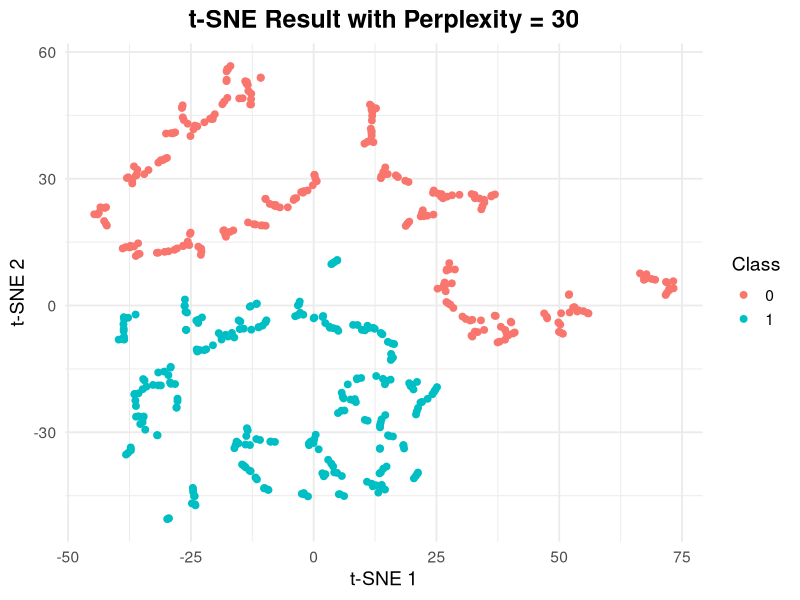

Write the R code that produced this figure.
# Load required libraries
library(ggplot2)
library(Rtsne)

# Generate a non-linearly separable dataset (two circles)
set.seed(42)
n_samples <- 500
factor <- 0.3
noise  <- 0.1

half <- n_samples / 2
theta_outer <- runif(half, 0, 2*pi)
theta_inner <- runif(half, 0, 2*pi)

r_outer <- 1 + rnorm(half, sd = noise)
r_inner <- factor + rnorm(half, sd = noise)

X <- rbind(
  cbind(r_outer * cos(theta_outer), r_outer * sin(theta_outer)),
  cbind(r_inner * cos(theta_inner), r_inner * sin(theta_inner))
)
X <- as.data.frame(X)
colnames(X) <- c("x1", "x2")
y <- as.factor(c(rep(0, half), rep(1, half)))

# t-SNE with perplexity = 30
set.seed(42)
tsne_result <- Rtsne(
  as.matrix(X),
  dims = 2,
  perplexity = 5,
  exaggeration_factor = 20,
  eta = 500,
  pca = FALSE,
  check_duplicates = FALSE,
  verbose = FALSE
)
tsne_transformed <- as.data.frame(tsne_result$Y)
colnames(tsne_transformed) <- c("tsne1", "tsne2")
tsne_transformed$class <- y

# Plot the t-SNE result
tsne_plot <- ggplot(tsne_transformed, aes(x = tsne1, y = tsne2, color = class)) +
  geom_point(size = 2) +
  labs(
    title = "t-SNE Result with Perplexity = 30",
    x = "t-SNE 1", y = "t-SNE 2", color = "Class"
  ) +
  theme_minimal(base_size = 14) +
  theme(
    panel.background = element_rect(fill = "white", color = NA),
    plot.background = element_rect(fill = "white", color = NA),
    plot.title = element_text(face = "bold", size = 18, hjust = 0.5),
    legend.position = "right"
  )
